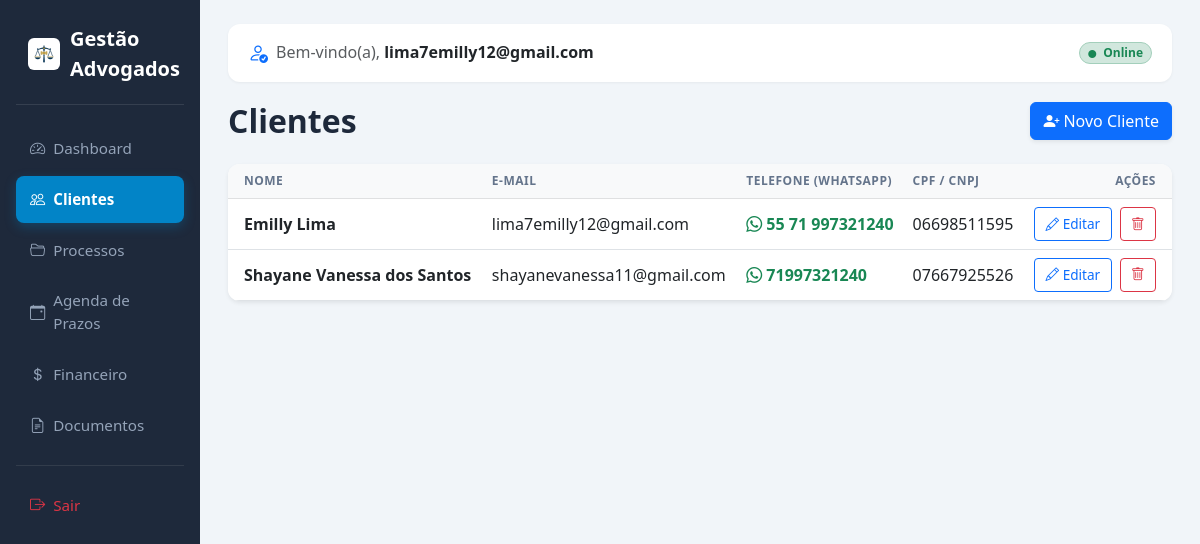
Before: /clientes (signed in) with the older database file.
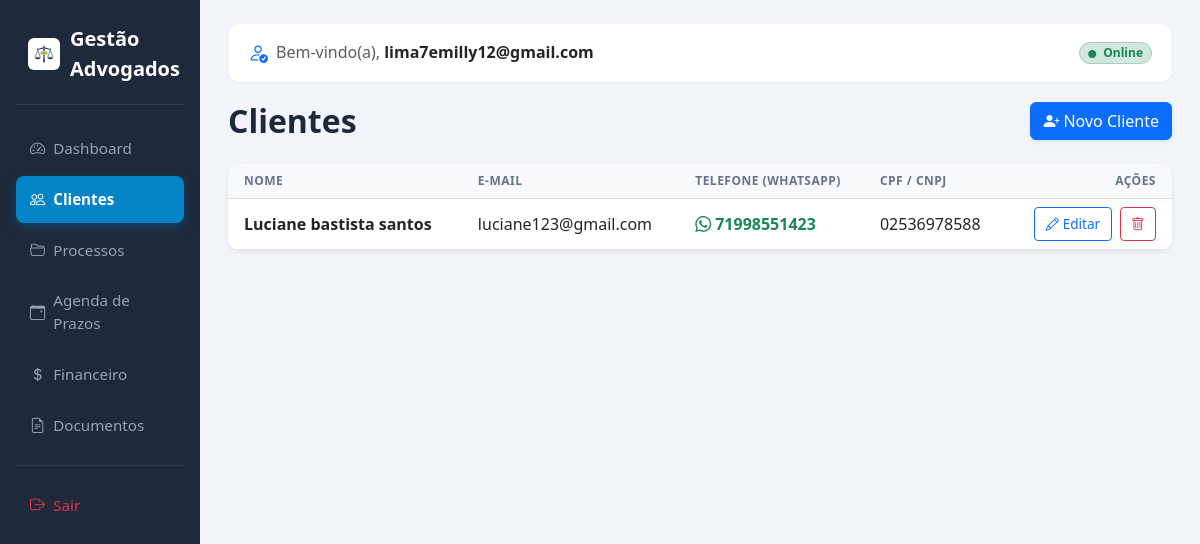
After: the same page with the newer database file.
### tables this page shows
CREATE TABLE clientes (
        id INTEGER PRIMARY KEY AUTOINCREMENT,
        nome TEXT NOT NULL,
        email TEXT,
        telefone TEXT,
        cpf_cnpj TEXT
    , observacao TEXT DEFAULT '', usuario_id INTEGER DEFAULT 1);

### app/controllers/ClienteController.php (called while the page is built, shortened)
<?php
class ClienteController {
    public function index() {
        $pdo = getDB();
        $stmt = $pdo->prepare("SELECT * FROM clientes WHERE usuario_id = ? ORDER BY nome ASC"); $stmt->execute([$_SESSION["user_id"]]); $clientes = $stmt->fetchAll();
        require 'app/views/layout.php';
    }
}

### app/views/clientes/index.php (the view, shortened to what this page needs)
<div class="d-flex justify-content-between align-items-center mb-4 flex-wrap gap-2">
    <h2 class="mb-0 fw-bold">Clientes</h2>
    <a href="<?= BASE_URL ?>/clientes/novo" class="btn btn-primary d-inline-flex align-items-center gap-1 shadow-sm">
        <i class="bi bi-person-plus-fill"></i> Novo Cliente
    </a>
</div>
<div class="card shadow-sm border-0">
    <div class="card-body p-0">
        <div class="table-responsive">
            <table class="table table-hover align-middle mb-0">
                <thead class="table-light">
                    <tr>
                        <th class="ps-3">Nome</th>
                        <th>E-mail</th>
                        <th>Telefone (WhatsApp)</th>
                        <th>CPF / CNPJ</th>
                        <th class="text-end pe-3">Ações</th>
                    </tr>
                </thead>
                <tbody>
                    <?php foreach($clientes as $cliente): ?>
                    <tr>
                        <td class="ps-3"><strong><?= htmlspecialchars($cliente['nome']) ?></strong></td>
                        <td><?= htmlspecialchars($cliente['email']) ?></td>
                        <td>
                            <?php if(!empty($cliente['telefone'])): ?>
                                <a href="https://wa.me/55<?= preg_replace('/\D/', '', $cliente['telefone']) ?>" target="_blank" class="text-success text-decoration-none fw-semibold">
                                    <i class="bi bi-whatsapp me-1"></i><?= htmlspecialchars($cliente['telefone']) ?>
                                </a>
                            <?php else: ?>
                                <span class="text-muted">-</span>
                            <?php endif; ?>
                        </td>
                        <td><?= htmlspecialchars($cliente['cpf_cnpj']) ?></td>
                        <td class="text-end pe-3">
                            <div class="d-inline-flex gap-2">
                                <a href="<?= BASE_URL ?>/clientes/editar/<?= $cliente['id'] ?>" class="btn btn-sm btn-outline-primary" title="Editar">
                                    <i class="bi bi-pencil"></i> Editar
                                </a>
                                <a href="<?= BASE_URL ?>/clientes/excluir/<?= $cliente['id'] ?>" class="btn btn-sm btn-outline-danger" title="Excluir" onclick="return confirm('Tem certeza que deseja excluir este cliente?');">
                                    <i class="bi bi-trash"></i>
                                </a>
                            </div>
                        </td>
                    </tr>
                    <?php endforeach; ?>
                </tbody>
            </table>
        </div>
    </div>
</div>

Changed rows visible on the page:
removed clientes: nome "Emilly Lima", email "lima7emilly12@gmail.com", telefone "55 71 997321240", cpf_cnpj "06698511595"
removed clientes: nome "Shayane Vanessa dos Santos", email "shayanevanessa11@gmail.com", telefone "71997321240", cpf_cnpj "07667925526"
added clientes: nome "Luciane bastista santos", email "luciane123@gmail.com", telefone "71998551423", cpf_cnpj "02536978588"
